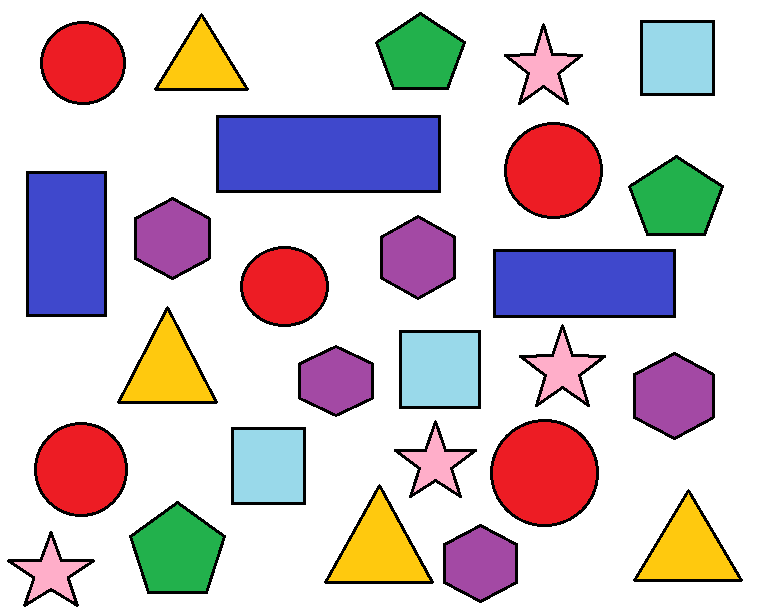
#> input picture Desafio_TDD/imgTeste.png, 768 x 614 px
$ python -i main.py   (imports and definitions only)
#> lines starting #> are read from the running program, lines starting #| are printed output that depends on the picture
import cv2
import numpy as np

def receber_img(arg):
#> called with arg = 'imgTeste.png'
    img = cv2.imread(arg)
#> img is the input picture: shape (614, 768, 3); mean B, G, R 204.1, 197.8, 211.2
    tipo = str(type(img))
#> tipo = "<class 'numpy.ndarray'>"
    if tipo == "<class 'NoneType'>":
        return "Imagem inválida"
    else:
        imgGray = cv2.cvtColor(img, cv2.COLOR_BGR2GRAY)
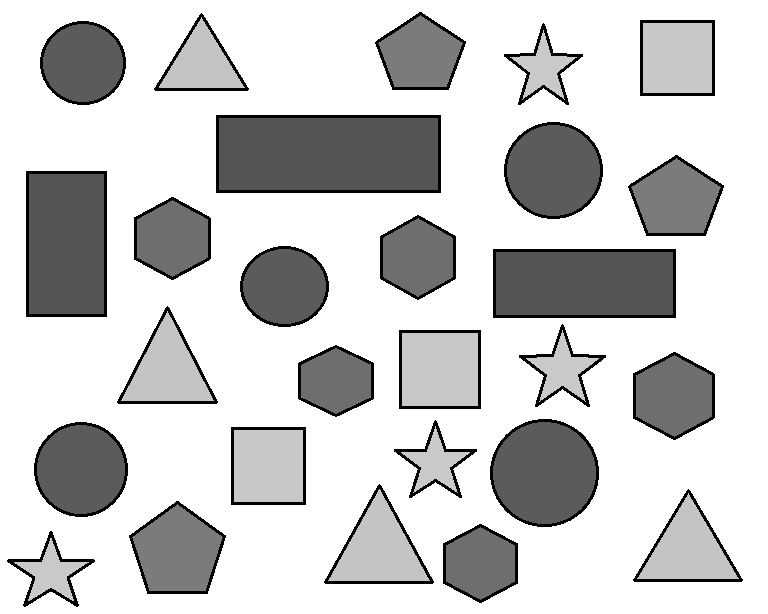
#> imgGray: shape (614, 768); min 0, max 255, mean 202.5
        if imgGray.all() == None:
            return "A aplicação do filtro gray falhou"
        else:
            imgBlur = cv2.GaussianBlur(imgGray, (7, 7), 1)
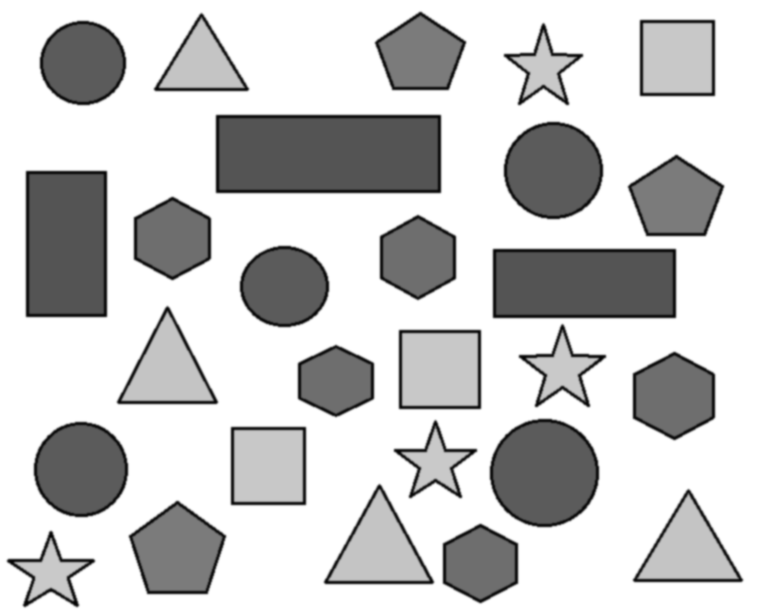
#> imgBlur: shape (614, 768); min 2, max 255, mean 202.5
            if imgBlur.all() == None:
                return "A aplicação do filtro blur falhou"
            else:
                imgCanny = cv2.Canny(img, 50, 50)
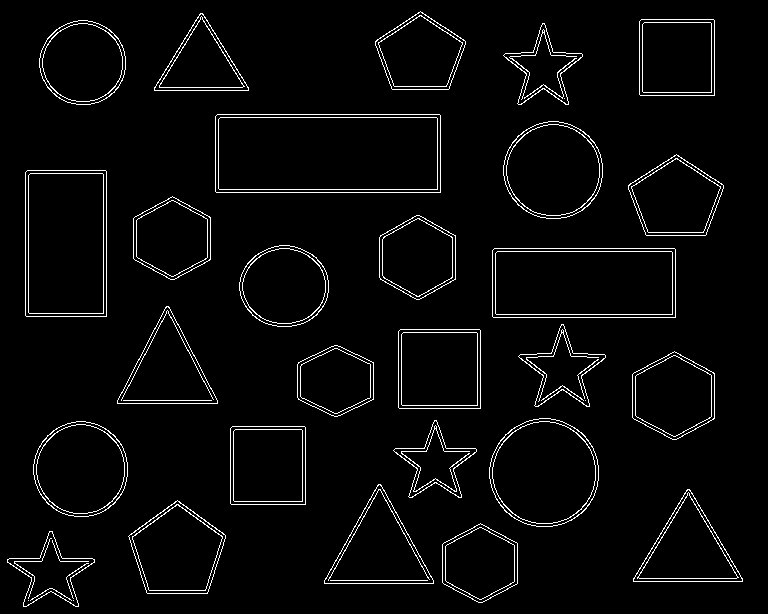
#> imgCanny: shape (614, 768); 3.5% white in thin lines or dots
                if imgCanny.all() == None:
                    return "A aplicação do filtro canny falhou"
                else:
                    return imgCanny


# [53 lines left out: function imgAnalise, not called in this run]

# [11 lines of commented-out code are left out]

>>> result = receber_img('imgTeste.png')
